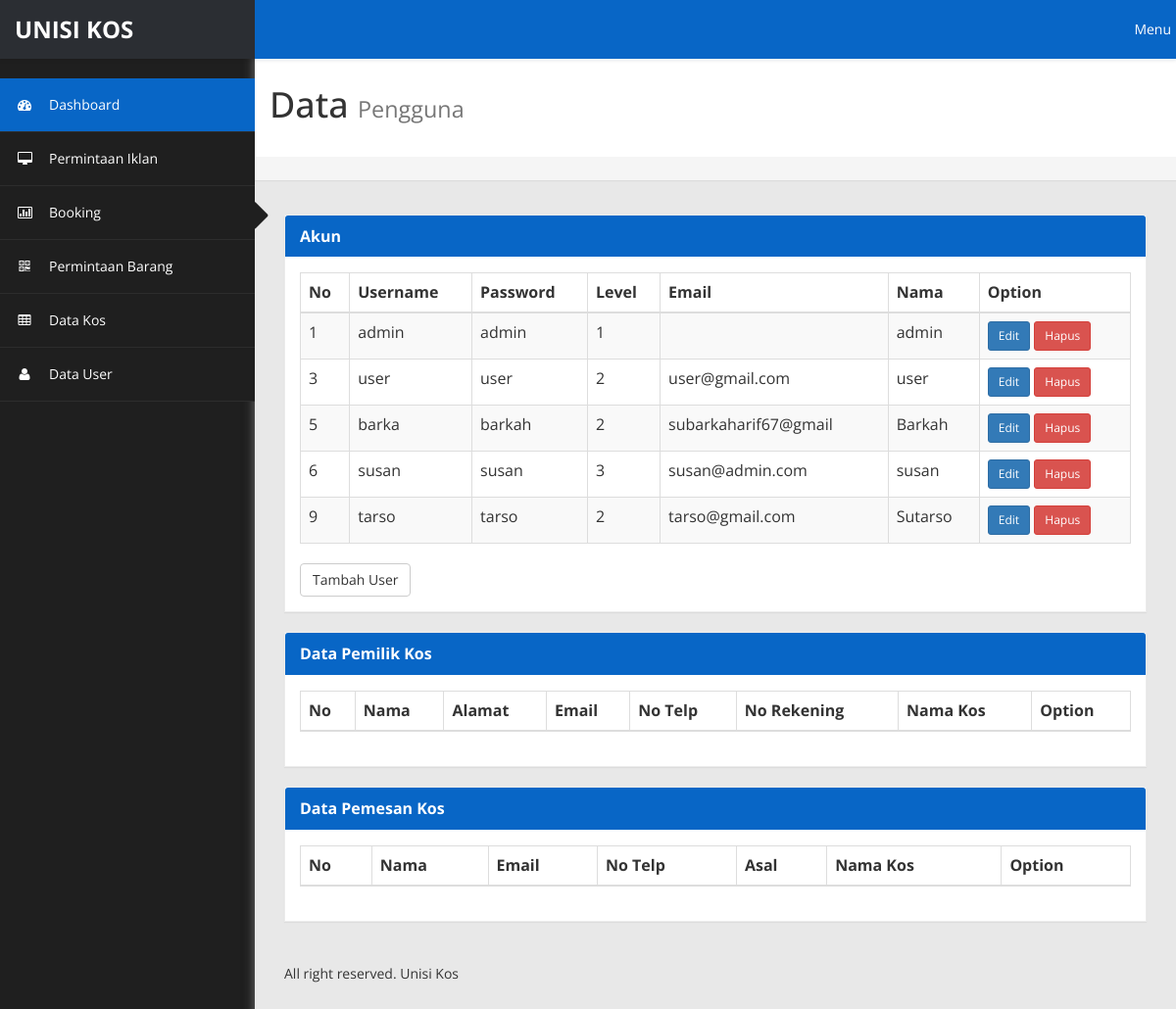
Screenshot of /index.php/admin/data_user with the database file from the repository.
### tables this page shows
CREATE TABLE `data_pengguna` (
  `id_pengguna` int(11) NOT NULL,
  `username` varchar(20) NOT NULL,
  `password` varchar(30) NOT NULL,
  `level` int(11) NOT NULL,
  `nama` varchar(30) NOT NULL,
  `email` varchar(20) NOT NULL
);

### application/controllers/admin/Data_user.php (called while the page is built, shortened)
<?php
class Data_user extends CI_Controller {
	function __construct(){
		$this->load->model('m_user', 'm');
	}
	function index() {
		$data['user'] = $this->m->getUser();
		$this->load->view('admin/v_data_user', $data);
	}
}
?>

### index.php (called while the page is built, shortened)
<?php
require_once BASEPATH.'core/CodeIgniter.php';

### application/models/M_user.php (called while the page is built, shortened)
<?php
class M_user extends CI_Model {
	public function getUser(){
		$this->db->order_by('id_pengguna');
		$query = $this->db->get('data_pengguna');
		if($query->num_rows() > 0){
			return $query->result();
		}else{
			return false;
		}
	}
}
?>

### application/views/admin/v_data_user.php (the view, shortened to what this page needs)
<html>
<head>
    <link href="<?php echo base_url();?>assets/css/bootstrap.css" rel="stylesheet">
    <link href="<?php echo base_url();?>assets/css/font-awesome.css" rel="stylesheet">
    <link href="<?php echo base_url();?>assets/js/morris/morris-0.4.3.min.css" rel="stylesheet">
    <link href="<?php echo base_url();?>assets/css/custom-styles.css" rel="stylesheet">
    <link rel="stylesheet" href="<?php echo base_url();?>assets/js/Lightweight-Chart/cssCharts.css">
</head>
<body>
    <div id="wrapper">
        <?php
        include 'menuatas.php';
        include 'menusamping.php';
        ?>
        <div id="page-wrapper" >
		  <div class="header">
                        <h1 class="page-header">
                             Data <small>Pengguna</small>
                        </h1>
						<ol class="breadcrumb">
					</ol>
		</div>
            <div id="page-inner">
              <div class="row">
                 <div class="col-md-12">
                    <div class="panel panel-default">
                        <div class="panel-heading">
                            Akun
                        </div>
                        <div class="panel-body">
                            <div class="table-responsive">
                                <table class="table table-striped table-bordered table-hover">
                                    <thead>
                                        <tr>
                                            <th>No</th>
                                            <th>Username</th>
                                            <th>Password</th>
                                            <th>Level</th>
                                            <th>Email</th>
                                            <th>Nama</th>
                                            <th>Option</th>
                                        </tr>
                                    </thead>
                                    <tbody>
                                    <?php
                                    if($user) {
                                        foreach ($user as $users) {
                                            ?><tr><td>
                                                <?php echo $users->id_pengguna ?>
                                            </td><td>
                                                <?php echo $users->username ?>
                                            </td><td>
                                                <?php echo $users->password ?>
                                            </td>
                                            <td>
                                                <?php echo $users->level ?>
                                            </td>
                                            <td>
                                                <?php echo $users->email ?>
                                            </td>
                                            <td>
                                                <?php echo $users->nama ?>
                                            </td>
                                            <td><a href="<?php echo base_url('admin/data_user/edit/'.$users->id_pengguna); ?>" class="btn btn-primary btn-sm">Edit</a>
                                            <a href="<?php echo base_url('admin/data_user/hapus/'.$users->id_pengguna); ?>"  class="btn btn-danger btn-sm">Hapus</a></td></tr>
                                            <?php
                                        }
                                    }
                                    ?>
                                    </tbody>
                                </table>
                                 <a href="<?php echo base_url('admin/data_user/tambah'); ?>"  class="btn btn-default">Tambah User</a>
                            </div>
                        </div>
                    </div>
                </div>
                <div class="col-md-12">
                    <div class="panel panel-default">
                        <div class="panel-heading">
                            Data Pemilik Kos
                        </div>
                        <div class="panel-body">
                            <div class="table-responsive">
                                <table class="table table-striped table-bordered table-hover">
                                    <thead>
                                        <tr>
                                            <th>No</th>
                                            <th>Nama</th>
                                            <th>Alamat
                                            <th>Email</th>
                                            <th>No Telp</th>
                                            <th>No Rekening</th>
                                            <th>Nama Kos</th>
                                            <th>Option</th>
                                        </tr>
                                    </thead>
                                </table>
                            </div>
                        </div>
                    </div>
                </div>
                <div class="col-md-12">
                    <div class="panel panel-default">
                        <div class="panel-heading">
                            Data Pemesan Kos
                        </div>
                        <div class="panel-body">
                            <div class="table-responsive">
                                <table class="table table-striped table-bordered table-hover">
                                    <thead>
                                        <tr>
                                            <th>No</th>
                                            <th>Nama</th>
                                            <th>Email</th>
                                            <th>No Telp</th>
                                            <th>Asal</th>
                                            <th>Nama Kos</th>
                                            <th>Option</th>
                                        </tr>
                                    </thead>
                                </table>
                            </div>
                        </div>
                    </div>
                </div>
            </div>
			<footer><p>All right reserved. Unisi Kos </p></footer>
			</div>
            </div>
        </div>
</body>
</html>

### assets/css/custom-styles.css (style rules this page uses)
body { font-family: 'Open Sans', sans-serif; background: #1F1F1F; }
#wrapper { width: 100%; }
#page-wrapper { padding: 15px 15px; min-height: 600px; background: #E8E8E8; }
#page-inner { width:100%; margin:10px 20px 10px 0px; background-color:transparent; padding: 15px 30px; min-height:1200px; }
h1, .h1, h2, .h2, h3, .h3 { margin-top: 7px; margin-bottom: -5px; }
p { font-size:16px; line-height:25px; padding-top:20px; }
.panel { border-radius:0px; }
#page-wrapper { position: relative; top: 55px; box-shadow: 0 0 10px #757575; -moz-box-shadow: 0 0 10px #757575; -webkit-box-shadow: 0 0 10px #757575; }
.breadcrumb { padding: 12px 10px 12px 20px; margin-bottom: 20px; list-style: none; border-radius: 0; -webkit-box-shadow: 0 1px 1px rgba(0,0,0,.05); box-shadow: 0 1px 1px rgba(0,0,0,.05); }
.page-header { padding-bottom: 9px; margin: 0; border-bottom: 1px solid transparent; text-align: left;background-color: #fff;padding: 32px 22px 32px 15px; }
.panel-default { border-color: #ECECEC; }
.panel-default > .panel-heading { color: #FFF; border-color: #FFF; font-weight:bold; background: #0866C6; font-size: 16px; text-shadow: none; }
.panel-heading { border-bottom: 1px solid transparent; border-top-left-radius: 3px; border-top-right-radius: 3px; }
footer p { font-size: 14px; }
@media (min-width:768px) { #page-wrapper { margin: 0 0 0 260px; padding: 0; min-height: 1200px; } }

### rows the page displays
data_pengguna: id_pengguna "1", username "admin", password "admin", level "1", nama "admin"
data_pengguna: id_pengguna "3", username "user", password "user", level "2", email "user@gmail.com", nama "user"
data_pengguna: id_pengguna "5", username "barka", password "barkah", level "2", email "subarkaharif67@gmail", nama "Barkah"
data_pengguna: id_pengguna "6", username "susan", password "susan", level "3", email "susan@admin.com", nama "susan"
data_pengguna: id_pengguna "9", username "tarso", password "tarso", level "2", email "tarso@gmail.com", nama "Sutarso"
